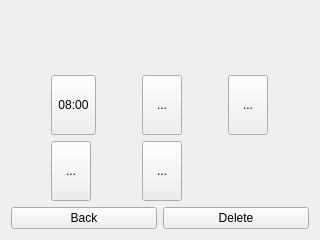
<?xml version="1.0" encoding="UTF-8"?>
<ui version="4.0">
 <class>AlarmDetails</class>
 <widget class="QWidget" name="AlarmDetails">
  <property name="geometry">
   <rect>
    <x>0</x>
    <y>0</y>
    <width>320</width>
    <height>240</height>
   </rect>
  </property>
  <property name="windowTitle">
   <string>Form</string>
  </property>
  <layout class="QVBoxLayout" name="verticalLayout" stretch="0,10,0">
   <item>
    <widget class="QLabel" name="nameLabel">
     <property name="text">
      <string/>
     </property>
    </widget>
   </item>
   <item>
    <layout class="QGridLayout" name="gridLayout">
     <item row="1" column="0">
      <widget class="QToolButton" name="timeButton">
       <property name="sizePolicy">
        <sizepolicy hsizetype="Fixed" vsizetype="Fixed">
         <horstretch>0</horstretch>
         <verstretch>0</verstretch>
        </sizepolicy>
       </property>
       <property name="minimumSize">
        <size>
         <width>40</width>
         <height>60</height>
        </size>
       </property>
       <property name="text">
        <string>08:00</string>
       </property>
       <property name="toolButtonStyle">
        <enum>Qt::ToolButtonTextUnderIcon</enum>
       </property>
      </widget>
     </item>
     <item row="2" column="1">
      <widget class="QToolButton" name="volumeButton">
       <property name="sizePolicy">
        <sizepolicy hsizetype="Fixed" vsizetype="Fixed">
         <horstretch>0</horstretch>
         <verstretch>0</verstretch>
        </sizepolicy>
       </property>
       <property name="minimumSize">
        <size>
         <width>40</width>
         <height>60</height>
        </size>
       </property>
       <property name="text">
        <string>...</string>
       </property>
       <property name="toolButtonStyle">
        <enum>Qt::ToolButtonTextUnderIcon</enum>
       </property>
      </widget>
     </item>
     <item row="1" column="1">
      <widget class="QToolButton" name="ringtoneButton">
       <property name="sizePolicy">
        <sizepolicy hsizetype="Fixed" vsizetype="Fixed">
         <horstretch>0</horstretch>
         <verstretch>0</verstretch>
        </sizepolicy>
       </property>
       <property name="minimumSize">
        <size>
         <width>40</width>
         <height>60</height>
        </size>
       </property>
       <property name="text">
        <string>...</string>
       </property>
       <property name="toolButtonStyle">
        <enum>Qt::ToolButtonTextUnderIcon</enum>
       </property>
      </widget>
     </item>
     <item row="2" column="0">
      <widget class="QToolButton" name="snoozeButton">
       <property name="sizePolicy">
        <sizepolicy hsizetype="Fixed" vsizetype="Fixed">
         <horstretch>0</horstretch>
         <verstretch>0</verstretch>
        </sizepolicy>
       </property>
       <property name="minimumSize">
        <size>
         <width>40</width>
         <height>60</height>
        </size>
       </property>
       <property name="text">
        <string>...</string>
       </property>
       <property name="toolButtonStyle">
        <enum>Qt::ToolButtonTextUnderIcon</enum>
       </property>
      </widget>
     </item>
     <item row="1" column="2">
      <widget class="QToolButton" name="dayButton">
       <property name="sizePolicy">
        <sizepolicy hsizetype="Fixed" vsizetype="Fixed">
         <horstretch>0</horstretch>
         <verstretch>0</verstretch>
        </sizepolicy>
       </property>
       <property name="minimumSize">
        <size>
         <width>40</width>
         <height>60</height>
        </size>
       </property>
       <property name="text">
        <string>...</string>
       </property>
       <property name="toolButtonStyle">
        <enum>Qt::ToolButtonTextUnderIcon</enum>
       </property>
      </widget>
     </item>
    </layout>
   </item>
   <item>
    <layout class="QHBoxLayout" name="horizontalLayout" stretch="0,0">
     <item>
      <widget class="QPushButton" name="backButton">
       <property name="text">
        <string>Back</string>
       </property>
      </widget>
     </item>
     <item>
      <widget class="QPushButton" name="deleteButton">
       <property name="text">
        <string>Delete</string>
       </property>
      </widget>
     </item>
    </layout>
   </item>
  </layout>
 </widget>
 <resources/>
 <connections/>
</ui>
